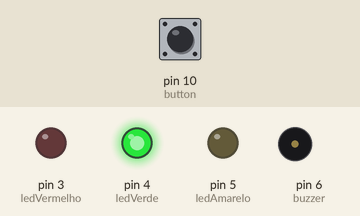
This sketch was run on a simulated Arduino Uno, built with avr-gcc and run on an emulated ATmega328P. Parts: output pins drawn as LEDs (lit = HIGH), buzzer (waves = sounding). The test bench sets the inputs (shaded band); at power-on: pin 10 (button) HIGH.

Above: at 1.2 s.
1.3 s: pin 10 (button) pulled LOW for 0.15 s
At 2.4 s:
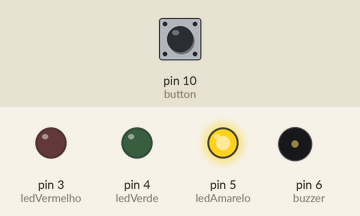
At 7.1 s:
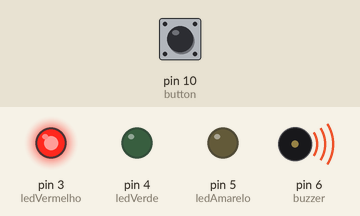
10.4 s: pin 10 (button) pulled LOW for 1 s
At 18.2 s:
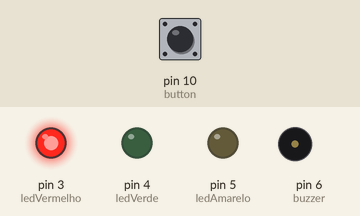
Timing chart, 0 to 22.8 s (numbered marks = the images above; inputs shaded):
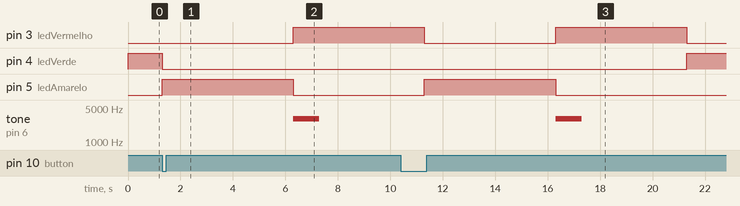

Measured:
- after the input at 1.3 s, pin 3 (ledVermelho): LOW → HIGH after 5.0 s; pin 4 (ledVerde): HIGH → LOW at once; pin 5 (ledAmarelo): LOW → HIGH at once, → LOW 5.0 s later; tone on pin 6 (buzzer): silent → 3000 Hz after 5.0 s, → silent 1.0 s later
- after the input at 10.4 s, pin 4 (ledVerde): LOW → HIGH after 10.9 s instead of 0.90 s; pin 5 (ledAmarelo): LOW → HIGH after 0.90 s, → LOW 5.0 s later; tone on pin 6 (buzzer): silent → 3000 Hz after 5.9 s, → silent 1.0 s later

The sketch:

Pedestre.ino
```cpp
int ledVermelho = 3;
int ledVerde = 4;
int ledAmarelo = 5;
int button = 10;
int buzzer = 6;

void setup() {
  // put your setup code here, to run once:
  pinMode(ledVermelho, OUTPUT);
  pinMode(ledVerde, OUTPUT);
  pinMode(ledAmarelo, OUTPUT);
  pinMode(buzzer, OUTPUT);
  pinMode(button, INPUT_PULLUP);
}

void loop() {
  // put your main code here, to run repeatedly:
  digitalWrite(ledVerde, HIGH);
  int sinal = digitalRead(button);
  if(sinal == 0 ){
    digitalWrite(ledVerde, LOW);
    digitalWrite(ledAmarelo, HIGH);
    delay(5000);
    digitalWrite(ledAmarelo, LOW);
    digitalWrite(ledVermelho, HIGH);
    tone(buzzer, 3000, 1000);
    delay(5000);
    digitalWrite(ledVermelho, LOW);
  }
}
```
